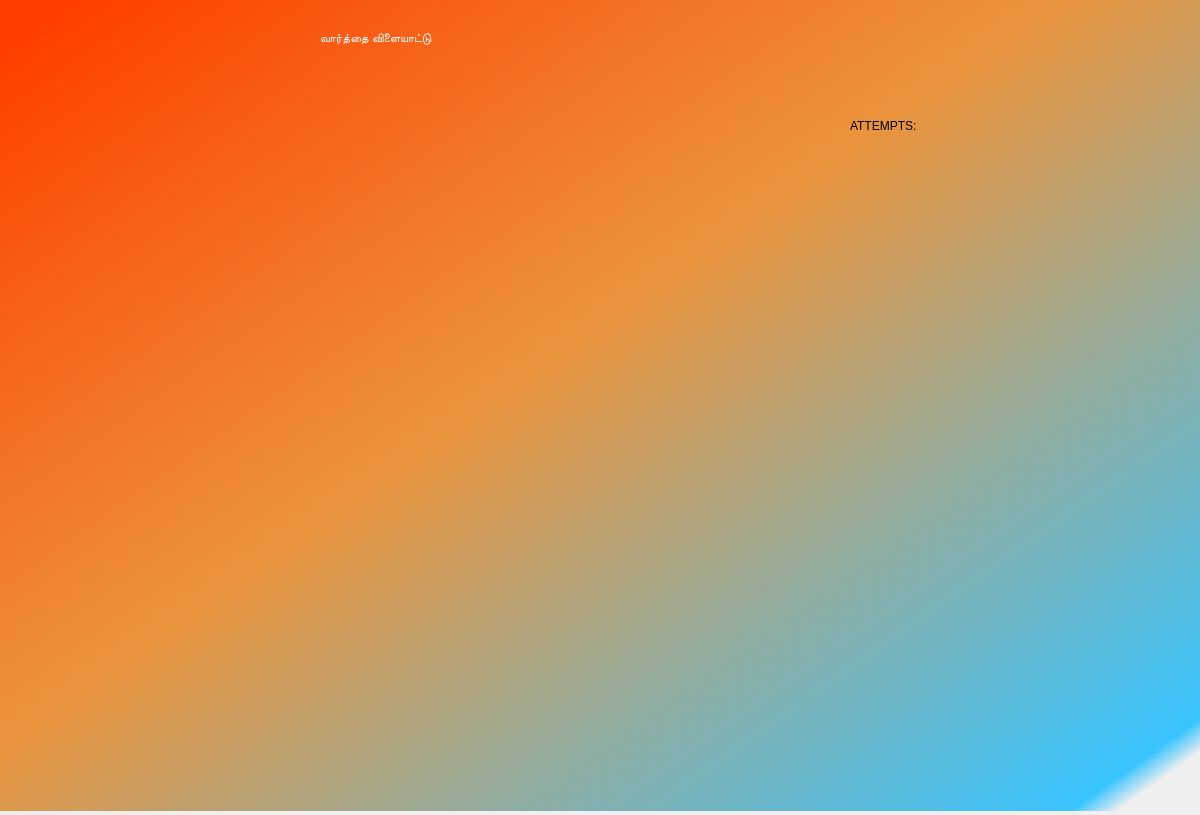
<?xml version="1.0" encoding="UTF-8"?>
<ui version="4.0">
 <class>Dialog</class>
 <widget class="QDialog" name="Dialog">
  <property name="geometry">
   <rect>
    <x>0</x>
    <y>0</y>
    <width>1200</width>
    <height>815</height>
   </rect>
  </property>
  <property name="windowTitle">
   <string>Dialog</string>
  </property>
  <widget class="QWidget" name="Background" native="true">
   <property name="geometry">
    <rect>
     <x>-40</x>
     <y>-40</y>
     <width>1241</width>
     <height>851</height>
    </rect>
   </property>
   <property name="styleSheet">
    <string notr="true">#Background{
background-color: qlineargradient(spread:pad, x1:0, y1:0, x2:0.98, y2:0.949, stop:0.0746269 rgba(255, 63, 0, 255), stop:0.487562 rgba(235, 148, 61, 255), stop:0.98 rgba(57, 196, 255, 255), stop:1 rgba(0, 0, 0, 0));
}</string>
   </property>
   <widget class="QLabel" name="label">
    <property name="geometry">
     <rect>
      <x>360</x>
      <y>0</y>
      <width>691</width>
      <height>141</height>
     </rect>
    </property>
    <property name="styleSheet">
     <string notr="true">
color: rgb(255, 255, 255);
font: 28pt &quot;MS Shell Dlg 2&quot;;</string>
    </property>
    <property name="text">
     <string>
வார்த்தை விளையாட்டு</string>
    </property>
   </widget>
   <widget class="QListWidget" name="A1">
    <property name="geometry">
     <rect>
      <x>40</x>
      <y>320</y>
      <width>241</width>
      <height>51</height>
     </rect>
    </property>
    <property name="focusPolicy">
     <enum>Qt::NoFocus</enum>
    </property>
    <property name="acceptDrops">
     <bool>false</bool>
    </property>
    <property name="styleSheet">
     <string notr="true">font: 75 14pt &quot;Times New Roman&quot;;
background-color: rgba(0,0,0,0);


</string>
    </property>
   </widget>
   <widget class="QListWidget" name="A2">
    <property name="geometry">
     <rect>
      <x>280</x>
      <y>320</y>
      <width>241</width>
      <height>51</height>
     </rect>
    </property>
    <property name="focusPolicy">
     <enum>Qt::NoFocus</enum>
    </property>
    <property name="styleSheet">
     <string notr="true">font: 75 14pt &quot;Times New Roman&quot;;
background-color: rgba(0,0,0,0);


</string>
    </property>
   </widget>
   <widget class="QListWidget" name="A3">
    <property name="geometry">
     <rect>
      <x>520</x>
      <y>320</y>
      <width>241</width>
      <height>51</height>
     </rect>
    </property>
    <property name="styleSheet">
     <string notr="true">font: 75 14pt &quot;Times New Roman&quot;;
background-color: rgba(0,0,0,0);



</string>
    </property>
   </widget>
   <widget class="QListWidget" name="A4">
    <property name="geometry">
     <rect>
      <x>760</x>
      <y>320</y>
      <width>241</width>
      <height>51</height>
     </rect>
    </property>
    <property name="styleSheet">
     <string notr="true">font: 75 14pt &quot;Times New Roman&quot;;
background-color: rgba(0,0,0,0);


</string>
    </property>
   </widget>
   <widget class="QListWidget" name="A5">
    <property name="geometry">
     <rect>
      <x>1000</x>
      <y>320</y>
      <width>241</width>
      <height>51</height>
     </rect>
    </property>
    <property name="styleSheet">
     <string notr="true">font: 75 14pt &quot;Times New Roman&quot;;
background-color: rgba(0,0,0,0);

</string>
    </property>
   </widget>
   <widget class="QListWidget" name="R3">
    <property name="geometry">
     <rect>
      <x>510</x>
      <y>540</y>
      <width>241</width>
      <height>51</height>
     </rect>
    </property>
    <property name="styleSheet">
     <string notr="true">font: 75 14pt &quot;Times New Roman&quot;;
background-color: rgba(0,0,0,0);
</string>
    </property>
   </widget>
   <widget class="QListWidget" name="R4">
    <property name="geometry">
     <rect>
      <x>750</x>
      <y>540</y>
      <width>241</width>
      <height>51</height>
     </rect>
    </property>
    <property name="styleSheet">
     <string notr="true">font: 75 14pt &quot;Times New Roman&quot;;
background-color: rgba(0,0,0,0);
</string>
    </property>
   </widget>
   <widget class="QListWidget" name="R5">
    <property name="geometry">
     <rect>
      <x>990</x>
      <y>540</y>
      <width>241</width>
      <height>51</height>
     </rect>
    </property>
    <property name="styleSheet">
     <string notr="true">font: 75 14pt &quot;Times New Roman&quot;;
background-color: rgba(0,0,0,0);

</string>
    </property>
   </widget>
   <widget class="QListWidget" name="R2">
    <property name="geometry">
     <rect>
      <x>270</x>
      <y>540</y>
      <width>241</width>
      <height>51</height>
     </rect>
    </property>
    <property name="styleSheet">
     <string notr="true">font: 75 14pt &quot;Times New Roman&quot;;
background-color: rgba(0,0,0,0);

</string>
    </property>
   </widget>
   <widget class="QListWidget" name="R1">
    <property name="geometry">
     <rect>
      <x>30</x>
      <y>540</y>
      <width>241</width>
      <height>51</height>
     </rect>
    </property>
    <property name="styleSheet">
     <string notr="true">font: 75 14pt &quot;Times New Roman&quot;;
background-color: rgba(0,0,0,0);

</string>
    </property>
   </widget>
   <widget class="QListWidget" name="Decision">
    <property name="geometry">
     <rect>
      <x>390</x>
      <y>710</y>
      <width>541</width>
      <height>81</height>
     </rect>
    </property>
    <property name="maximumSize">
     <size>
      <width>541</width>
      <height>81</height>
     </size>
    </property>
    <property name="styleSheet">
     <string notr="true">font: 75 14pt &quot;Times New Roman&quot;;
background-color: rgba(0,0,0,0);
border:none;</string>
    </property>
   </widget>
   <widget class="QLabel" name="label_3">
    <property name="geometry">
     <rect>
      <x>890</x>
      <y>150</y>
      <width>151</width>
      <height>31</height>
     </rect>
    </property>
    <property name="styleSheet">
     <string notr="true">font: 75 16pt &quot;Times New Roman&quot;;</string>
    </property>
    <property name="text">
     <string>ATTEMPTS:</string>
    </property>
   </widget>
   <widget class="QListWidget" name="Attempts">
    <property name="geometry">
     <rect>
      <x>1040</x>
      <y>150</y>
      <width>91</width>
      <height>41</height>
     </rect>
    </property>
    <property name="styleSheet">
     <string notr="true">font: 75 14pt &quot;Times New Roman&quot;;
background-color: rgba(0,0,0,0);
border:none;
</string>
    </property>
   </widget>
   <widget class="QListWidget" name="A7">
    <property name="geometry">
     <rect>
      <x>280</x>
      <y>220</y>
      <width>241</width>
      <height>51</height>
     </rect>
    </property>
    <property name="focusPolicy">
     <enum>Qt::NoFocus</enum>
    </property>
    <property name="styleSheet">
     <string notr="true">font: 75 14pt &quot;Times New Roman&quot;;
background-color: rgba(0,0,0,0);


</string>
    </property>
   </widget>
   <widget class="QListWidget" name="A6">
    <property name="geometry">
     <rect>
      <x>40</x>
      <y>220</y>
      <width>241</width>
      <height>51</height>
     </rect>
    </property>
    <property name="focusPolicy">
     <enum>Qt::NoFocus</enum>
    </property>
    <property name="acceptDrops">
     <bool>false</bool>
    </property>
    <property name="styleSheet">
     <string notr="true">font: 75 14pt &quot;Times New Roman&quot;;
background-color: rgba(0,0,0,0);


</string>
    </property>
   </widget>
   <widget class="QListWidget" name="R7">
    <property name="geometry">
     <rect>
      <x>270</x>
      <y>640</y>
      <width>241</width>
      <height>51</height>
     </rect>
    </property>
    <property name="focusPolicy">
     <enum>Qt::NoFocus</enum>
    </property>
    <property name="styleSheet">
     <string notr="true">font: 75 14pt &quot;Times New Roman&quot;;
background-color: rgba(0,0,0,0);


</string>
    </property>
   </widget>
   <widget class="QListWidget" name="R6">
    <property name="geometry">
     <rect>
      <x>30</x>
      <y>640</y>
      <width>241</width>
      <height>51</height>
     </rect>
    </property>
    <property name="focusPolicy">
     <enum>Qt::NoFocus</enum>
    </property>
    <property name="acceptDrops">
     <bool>false</bool>
    </property>
    <property name="styleSheet">
     <string notr="true">font: 75 14pt &quot;Times New Roman&quot;;
background-color: rgba(0,0,0,0);


</string>
    </property>
   </widget>
  </widget>
 </widget>
 <resources/>
 <connections/>
</ui>
